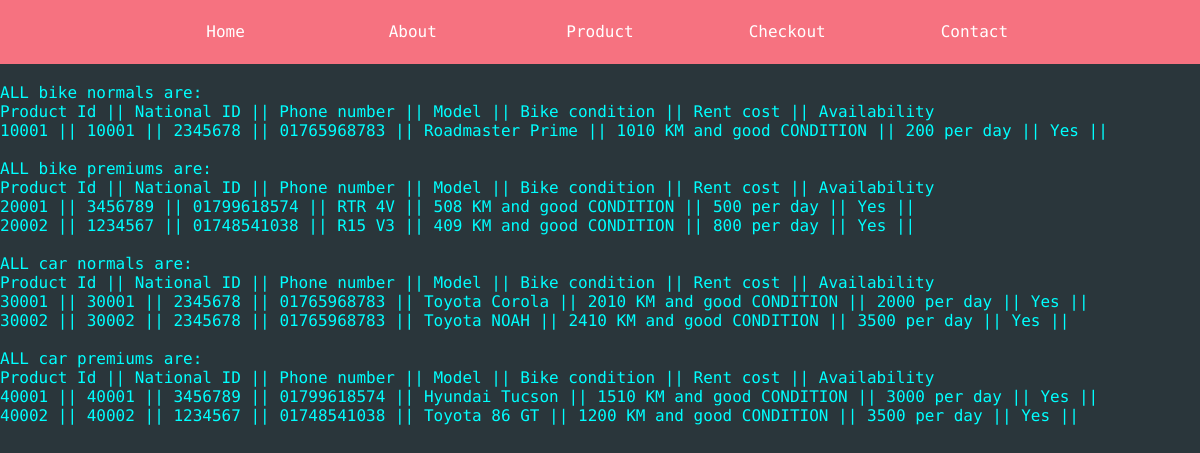
The app's page /RentNow/Backend_files/user_interface.php, older data.
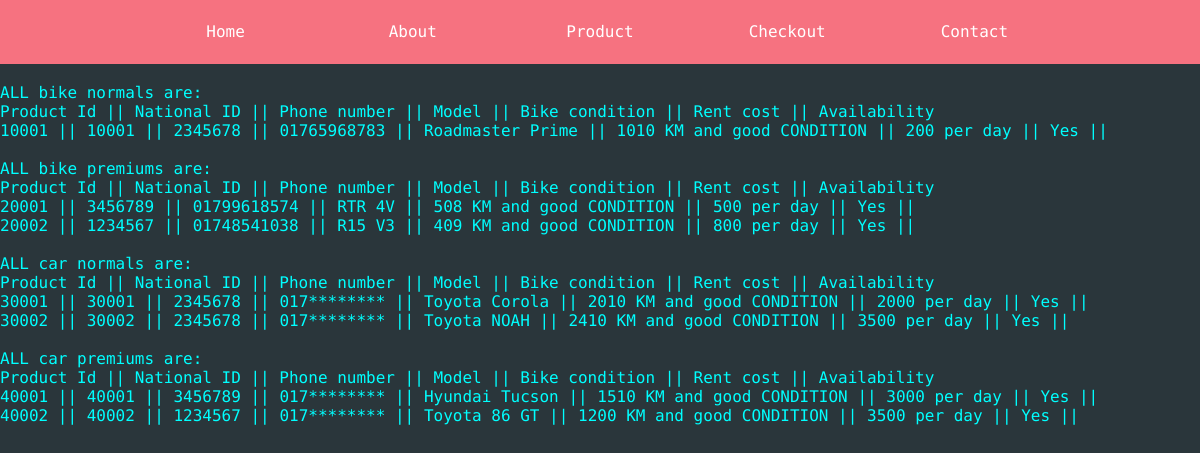
The same page, newer data.
### tables this page shows
CREATE TABLE `bike_normal` (
  `Product_id` int(11) NOT NULL,
  `National_id` int(11) NOT NULL,
  `Phone_number` varchar(15) NOT NULL,
  `Model` varchar(20) NOT NULL,
  `Bike_condition` varchar(100) NOT NULL,
  `Rent_Cost` varchar(50) NOT NULL,
  `Availability` varchar(10) NOT NULL
);

CREATE TABLE `bike_premium` (
  `Product_id` int(11) NOT NULL,
  `National_id` int(11) NOT NULL,
  `Phone_number` varchar(15) NOT NULL,
  `Model` varchar(20) NOT NULL,
  `Bike_condition` varchar(100) NOT NULL,
  `Rent_Cost` varchar(50) NOT NULL,
  `Availability` varchar(10) NOT NULL
);

CREATE TABLE `car_normal` (
  `Product_id` int(11) NOT NULL,
  `National_id` int(11) NOT NULL,
  `Phone_number` varchar(15) NOT NULL,
  `Model` varchar(20) NOT NULL,
  `Bike_condition` varchar(100) NOT NULL,
  `Rent_Cost` varchar(50) NOT NULL,
  `Availability` varchar(10) NOT NULL,
  `Seat` int(5) NOT NULL
);

CREATE TABLE `car_premium` (
  `Product_id` int(11) NOT NULL,
  `National_id` int(11) NOT NULL,
  `Phone_number` varchar(15) NOT NULL,
  `Model` varchar(20) NOT NULL,
  `Bike_condition` varchar(100) NOT NULL,
  `Rent_Cost` varchar(50) NOT NULL,
  `Availability` varchar(10) NOT NULL,
  `Seat` int(5) NOT NULL
);

### RentNow/Backend_files/user_interface.php (the view, shortened to what this page needs)
<!DOCTYPE html>
<html lang="en" >
<head>
  <link href="https://fonts.googleapis.com/css?family=Fira+Mono" rel="stylesheet"><link rel="stylesheet" href="./user_interface.css">
</head>
<body>
<nav class="menu">
  <ol>
  <li class="menu-item"><a href="http://localhost/RentNow/choose.php">Home</a></li>
    <li class="menu-item"><a href="#0">About</a></li>
    <li class="menu-item">
      <a href="#0">Product</a>
    </li>
    <li class="menu-item">
      <a href="http://localhost/RentNow/checkout.php">Checkout</a>
    </li>
    <li class="menu-item"><a href="#0">Contact</a></li>
  </ol>
</nav>
<div class="show_area">
<?php
include("../Backend_files/db_connection.php");
$sql = "SELECT * FROM bike_normal";
$result = mysqli_query($conn, $sql);
echo "<br> ALL bike normals are:";
echo"<br> Product Id || National ID || Phone number || Model || Bike condition || Rent cost || Availability<br>";
while($row = mysqli_fetch_row($result))
{
    echo $row[0]." || ";
    echo $row[0]." || ";
    echo $row[1]." || ";
    echo $row[2]." || ";
    echo $row[3]." || ";
    echo $row[4]." || ";
    echo $row[5]." || ";
    echo $row[6]." || "."<br>";
}
$sql = "SELECT * FROM bike_premium";
$result = mysqli_query($conn, $sql);
echo "<br> ALL bike premiums are:";
echo"<br> Product Id || National ID || Phone number || Model || Bike condition || Rent cost || Availability<br>";
while($row = mysqli_fetch_row($result))
{
    echo $row[0]." || ";
    echo $row[1]." || ";
    echo $row[2]." || ";
    echo $row[3]." || ";
    echo $row[4]." || ";
    echo $row[5]." || ";
    echo $row[6]." || "."<br>";
}
$sql = "SELECT * FROM car_normal";
$result = mysqli_query($conn, $sql);
echo "<br> ALL car normals are:";
echo"<br> Product Id || National ID || Phone number || Model || Bike condition || Rent cost || Availability<br>";
while($row = mysqli_fetch_row($result))
{
    echo $row[0]." || ";
    echo $row[0]." || ";
    echo $row[1]." || ";
    echo $row[2]." || ";
    echo $row[3]." || ";
    echo $row[4]." || ";
    echo $row[5]." || ";
    echo $row[6]." || "."<br>";
}
$sql = "SELECT * FROM car_premium";
$result = mysqli_query($conn, $sql);
echo "<br> ALL car premiums are:";
echo"<br> Product Id || National ID || Phone number || Model || Bike condition || Rent cost || Availability<br>";
while($row = mysqli_fetch_row($result))
{
    echo $row[0]." || ";
    echo $row[0]." || ";
    echo $row[1]." || ";
    echo $row[2]." || ";
    echo $row[3]." || ";
    echo $row[4]." || ";
    echo $row[5]." || ";
    echo $row[6]." || "."<br>";
}
?>
</div>
</body>
</html>

### RentNow/Backend_files/user_interface.css (style rules this page uses)
.menu { background: #F67280; height: 4rem; }
.menu ol { list-style-type: none; margin: 0 auto; padding: 0; }
.menu > ol { max-width: 1000px; padding: 0 2rem; display: flex; }
.menu > ol > .menu-item { flex: 1; padding: 0.75rem 0; }
.menu > ol > .menu-item:after { content: ""; position: absolute; width: 4px; height: 4px; border-radius: 50%; bottom: 5px; left: calc(50% - 2px); background: #FECEAB; will-change: transform; transform: scale(0); transition: transform 0.2s ease; }
.menu-item { position: relative; line-height: 2.5rem; text-align: center; }
.menu-item a { overflow: hidden; white-space: nowrap; text-overflow: ellipsis; display: block; color: #FFF; }
html, body { font-size: 16px; font-family: "Fira Mono", monospace; margin: 0; background: #2A363B; }
* { box-sizing: border-box; }
*:before, *:after { box-sizing: inherit; }
a { text-decoration: none; }
.show_area { width: auto; height: auto; color: aqua; }

Row changes from the older to the newer data that the page shows:
changed car_normal "Toyota Corola": Phone_number "01765968783" → "017********"
changed car_normal "Toyota NOAH": Phone_number "01765968783" → "017********"
changed car_premium "Hyundai Tucson": Phone_number "01799618574" → "017********"
changed car_premium "Toyota 86 GT": Phone_number "01748541038" → "017********"
